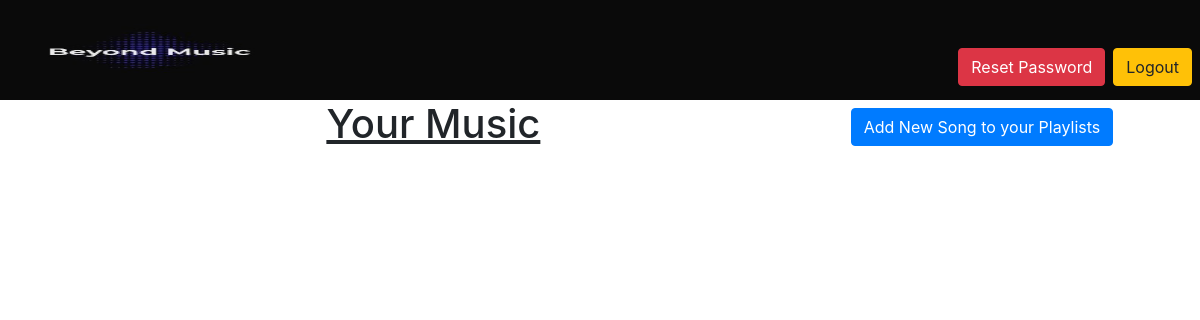
Before: /playlist/ (signed in) with the older database file.
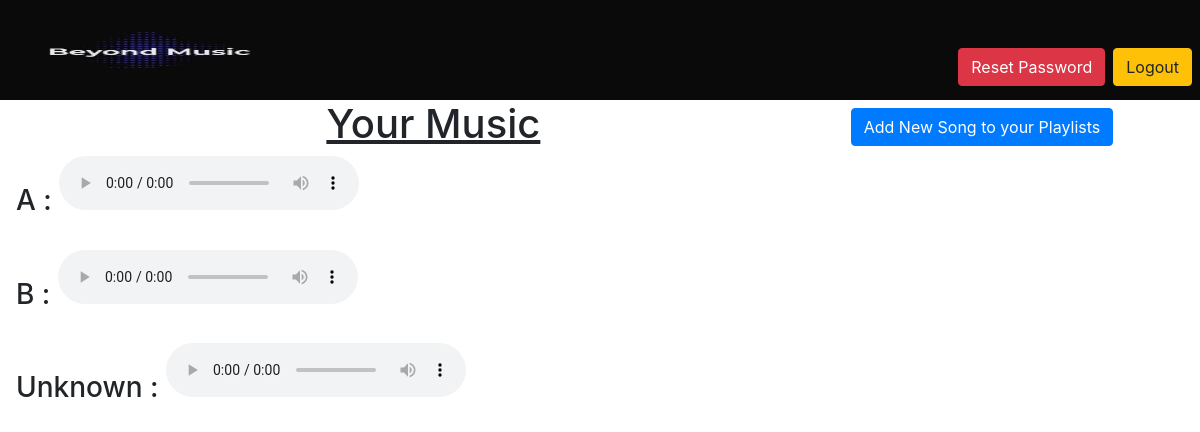
After: the same page with the newer database file.
### playlist/models.py (models this page shows, shortened)
class Song(models.Model):
    choices = ((0, 'happy'),
               (1, 'angry'),
               (2, 'sad'),
               (3, 'neutral'),
               (4, 'general'))
    user = models.ForeignKey(User, on_delete=models.CASCADE)
    track = models.FileField(upload_to='Songs')
    type = models.IntegerField(choices)
    name = models.CharField(max_length=30, default="Unknown", blank=True)

### playlist/views.py (the view)
# urls.py: path('',views.general,name='general'),
@login_required(login_url='accounts:login')
def general(request):
    user = request.user
    songs = Song.objects.all().filter(user=user)
    return render(request, 'playlist/general.html', {'songs': songs})

### playlist/templates/playlist/general.html
{% extends 'base_layout.html' %}
{% block content %}
<a href="{% url 'playlist:song' %}" class="btn btn-primary mt-2" style="float:right;">Add New Song to your Playlists</a>
<h1 align="center"><u>Your Music</u></h1>
{% for song in songs %}
<h3>{{song.name}} : <audio controls><source src="{{song.track.url}}" type="audio/mp3"></audio></h3><br>
{% endfor %}
{% endblock %}

Changed rows visible on the page:
added Song: name "A"
added Song: name "B"
added Song: name "Unknown"
